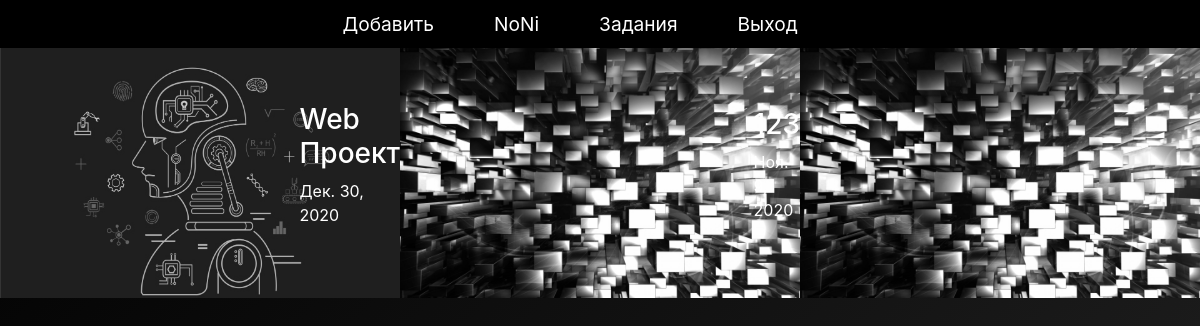
The app's page /tasks (signed in), older data.
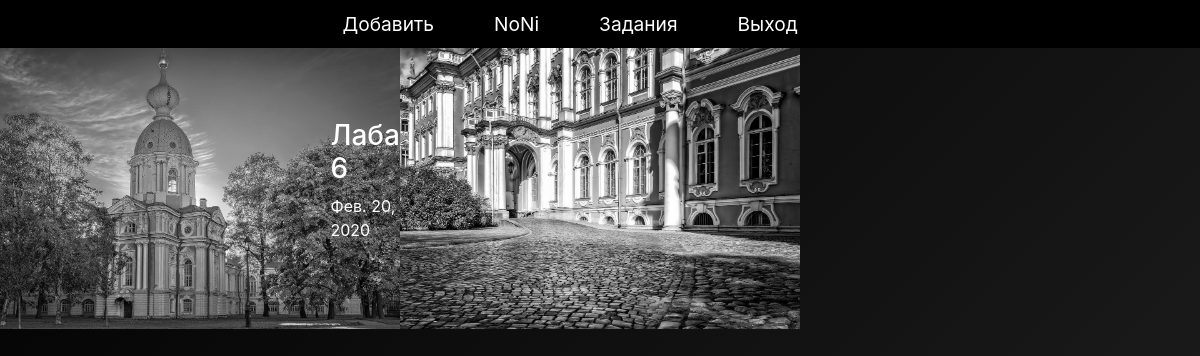
The same page, newer data.
### sod/models.py (models this page shows, shortened)
class UserTasks(models.Model):
    user = models.ForeignKey(Profile, on_delete=models.CASCADE)
    task = models.ForeignKey(Task, on_delete=models.CASCADE)

class Task(models.Model):
    name = models.CharField('Название', max_length=50)
    description = models.TextField('Описание')
    date = models.DateField()
    object = models.CharField('Название предмета', max_length=50)
    image = models.ImageField("Изображение", upload_to="images/", default="images/default.jpg")

### sod/views.py (the view)
# urls.py: path('tasks', views.get_usertask, name='tasks'),
def get_usertask(request):
    pairs = UserTasks.objects.all()
    return render(
        request,
        'sod/tasks.html',
        {'pairs_list': pairs}
    )

### templates/sod/tasks.html (shortened to what this page needs)
{% extends "sod/base.html" %}
{% block content %}
    <main>
        <section class="Tasks">
            {% for pair in pairs_list %}
                {% if pair.user.id == user.profile.id %}
                    <div onClick="window.location.href='description-{{ pair.task.id }}'" style="background: url('{{ pair.task.image.url }}')">
                        <div class="Description">
                            <h3>{{ pair.task.name }}</h3>
                            <p>{{ pair.task.date }}</p>
                        </div>
                        <img src="{{ pair.task.image.url }}" alt="Пикча">
                    </div>
                {% endif %}
            {% endfor %}
        </section>
    </main>
{% endblock content %}

### templates/sod/base.html (shortened to what this page needs)
{% extends 'base_main.html' %}

### templates/base_main.html (shortened to what this page needs)
<!DOCTYPE html>
{% load static %}
<html lang="ru">
<head>
    <link rel="stylesheet" type="text/css" href={% static "css/style.css" %}>
    <link rel="stylesheet" href="https://stackpath.bootstrapcdn.com/bootstrap/4.5.2/css/bootstrap.min.css">
</head>
<body style="background: linear-gradient(-45deg, #2C2C2C, black)">
{% include 'include/header_main.html' %}
<div class="Page">
    {% block content %}
    {% endblock content %}
</div>
</body>
</html>

### templates/include/header_main.html (shortened to what this page needs)
<header>
    <nav>
        <div class="Nav" id="INav">
            <a href="add">Добавить</a>
            {% if user.is_authenticated %}
                <a href="profile-{{ user.profile.id }}">{{ user.username }}</a>
            {% endif %}
            <a href="tasks" class="Task">Задания</a>
            <a href="{% url 'login' %}">Выход</a>
        </div>
    </nav>
</header>

### static/css/style.css (style rules this page uses)
.Nav { display: flex; flex-direction: row; justify-content: center; background-color: black; height: 3rem; }
.Nav > a { margin-right: 5%; color: white; margin-top: auto; margin-bottom: auto; text-decoration: none; font-size: larger; }
.Tasks { display: grid; grid-template-columns: repeat(3, 1fr); grid-template-rows: repeat(5, 1fr); }
.Tasks > div > div > * { color: white; }
.Tasks > div { display: flex; position: relative; justify-content: right; filter: grayscale(100%); transition-duration: 0.6s; }
.Tasks > div > div { width: 30%; color: black; text-decoration: none; display: flex; flex-direction: column; justify-content: center; margin-left: 1%; }
.Tasks > div > img { display: flex; width: 100%; max-width: 500px; height: 100%; max-height: 300px; }

Row changes from the older to the newer data that the page shows:
removed UserTasks: task.image (picture)
removed UserTasks: task.image (placeholder picture), task.name "Web Проект", task "Дек. 30, 2020"
removed UserTasks: task.image (placeholder picture), task.name "123", task "Ноя. 9, 2020"
added UserTasks: task.image (picture)
added UserTasks: task.image (picture), task.name "Лаба 6", task "Фев. 20, 2020"
